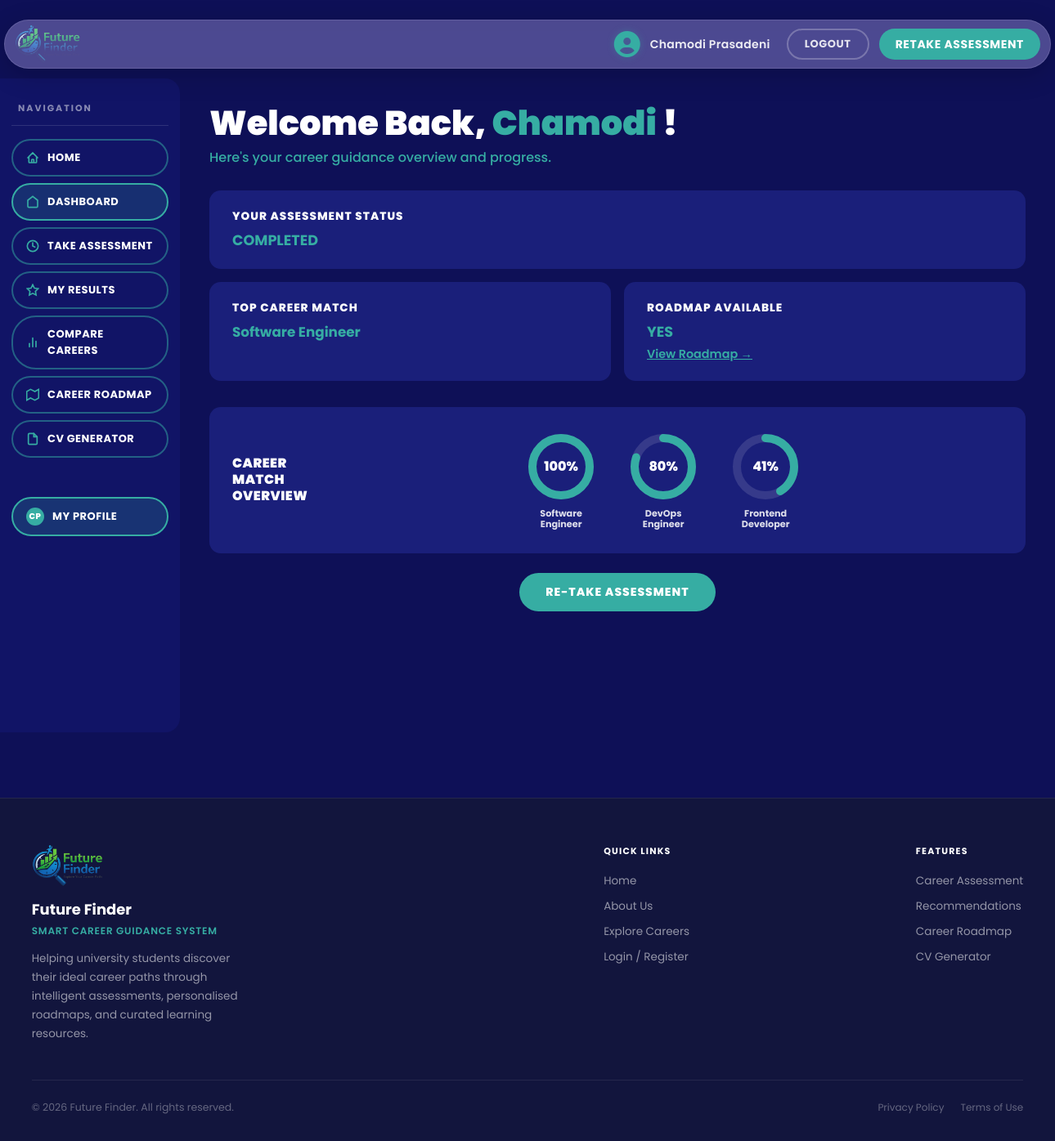
Page /User/dashboard.php (signed in) on the committed database.
### tables this page shows
CREATE TABLE `Careers` (
  `CareerID` int(11) NOT NULL,
  `Title` varchar(100) NOT NULL,
  `Description` text NOT NULL,
  `SalaryRange` varchar(100) NOT NULL,
  `Demand` varchar(50) NOT NULL,
  `Growth` varchar(50) NOT NULL,
  `RequiredEducation` varchar(150) NOT NULL,
  `Industry` varchar(100) NOT NULL
);

CREATE TABLE `Recommendations` (
  `RecommendID` int(11) NOT NULL,
  `AssessmentID` int(11) NOT NULL,
  `CareerID` int(11) NOT NULL,
  `MatchScore` decimal(5,2) DEFAULT NULL,
  `Date` date DEFAULT NULL
);

### User/dashboard.php (the view, shortened to what this page needs)
<?php
require_once '../Includes/db_connection.php';
$userID    = intval($_SESSION['user_id']);
$firstName = htmlspecialchars($_SESSION['first_name'] ?? 'User');
$lastName  = htmlspecialchars($_SESSION['last_name']  ?? '');
$initials  = strtoupper(substr($firstName,0,1) . substr($lastName,0,1));
$latestStmt = mysqli_prepare($conn,
    "SELECT AssessmentID FROM Assessments
     WHERE UserID = ? AND Status = 'completed'
     ORDER BY AssessmentID DESC LIMIT 1"
);
mysqli_stmt_bind_param($latestStmt, 'i', $userID);
mysqli_stmt_execute($latestStmt);
$latest = mysqli_stmt_get_result($latestStmt)->fetch_assoc();
$assessed     = !empty($latest);
$assessmentID = $assessed ? intval($latest['AssessmentID']) : 0;
$recommendations = [];
$topCareerID = 0;
if ($assessed) {
    $rStmt = mysqli_prepare($conn,
        "SELECT c.Title, r.MatchScore, r.CareerID
         FROM Recommendations r
         JOIN Careers c ON c.CareerID = r.CareerID
         WHERE r.AssessmentID = ?
         ORDER BY r.MatchScore DESC LIMIT 3"
    );
    mysqli_stmt_bind_param($rStmt, 'i', $assessmentID);
    mysqli_stmt_execute($rStmt);
    $recommendations = mysqli_fetch_all(mysqli_stmt_get_result($rStmt), MYSQLI_ASSOC);
    $topCareerID = $recommendations[0]['CareerID'] ?? 0;
}
$topCareer  = $recommendations[0]['Title'] ?? null;
$roadmapExists = false;
if ($topCareerID > 0) {
    $roadmapStmt = mysqli_prepare($conn,
        "SELECT COUNT(*) as cnt FROM Roadmap WHERE CareerID = ?"
    );
    mysqli_stmt_bind_param($roadmapStmt, 'i', $topCareerID);
    mysqli_stmt_execute($roadmapStmt);
    $roadmapResult = mysqli_stmt_get_result($roadmapStmt);
    $roadmapRow = mysqli_fetch_assoc($roadmapResult);
    $roadmapExists = ($roadmapRow['cnt'] > 0);
}
?>
<!DOCTYPE html>
<html lang="en">
<head>
</head>
<body>
<?php
    require_once __DIR__ . '/../shared/navbaroptional.php';
?>
<div class="dash-layout">
    <aside class="dash-sidebar">
        <div class="sidebar-label">Navigation</div>
        <a href="/future_finder/index.php" class="sidebar-item">
            <svg viewBox="0 0 24 24" fill="none" stroke-width="2.5" stroke-linecap="round">
                <path d="M3 12l2-2m0 0l7-7 7 7M5 10v10a1 1 0 001 1h3m10-11l2 2m-2-2v10a1 1 0 01-1 1h-3m-6 0a1 1 0 001-1v-4a1 1 0 011-1h2a1 1 0 011 1v4a1 1 0 001 1m-6 0h6"/>
            </svg>
            Home
        </a>
        <a href="dashboard.php"  class="sidebar-item active">
            <svg viewBox="0 0 24 24" fill="none" stroke-width="2.5" stroke-linecap="round">
                <path d="M3 9l9-7 9 7v11a2 2 0 0 1-2 2H5a2 2 0 0 1-2-2z"/>
            </svg>
            Dashboard
        </a>
        <a href="/future_finder/User/before_assessment.php" class="sidebar-item">
            <svg viewBox="0 0 24 24" fill="none" stroke-width="2.5" stroke-linecap="round">
                <circle cx="12" cy="12" r="10"/>
                <polyline points="12 6 12 12 16 14"/>
            </svg>
            Take Assessment
        </a>
        <a href="results.php" class="sidebar-item">
            <svg viewBox="0 0 24 24" fill="none" stroke-width="2.5" stroke-linecap="round">
                <polygon points="12 2 15.09 8.26 22 9.27 17 14.14 18.18 21.02 12 17.77 5.82 21.02 7 14.14 2 9.27 8.91 8.26 12 2"/>
            </svg>
            My Results
        </a>
        <a href="compare.php" class="sidebar-item">
            <svg viewBox="0 0 24 24" fill="none" stroke-width="2.5" stroke-linecap="round">
                <line x1="18" y1="20" x2="18" y2="10"/>
                <line x1="12" y1="20" x2="12" y2="4"/>
                <line x1="6"  y1="20" x2="6"  y2="14"/>
            </svg>
            Compare Careers
        </a>
        <a href="roadmap.php" class="sidebar-item">
            <svg viewBox="0 0 24 24" fill="none" stroke-width="2.5" stroke-linecap="round">
                <polygon points="1 6 1 22 8 18 16 22 23 18 23 2 16 6 8 2 1 6"/>
            </svg>
            Career Roadmap
        </a>
        <a href="cv.php" class="sidebar-item">
            <svg viewBox="0 0 24 24" fill="none" stroke-width="2.5" stroke-linecap="round">
                <path d="M14 2H6a2 2 0 0 0-2 2v16a2 2 0 0 0 2 2h12a2 2 0 0 0 2-2V8z"/>
                <polyline points="14 2 14 8 20 8"/>
            </svg>
            CV Generator
        </a>
        <a href="profile.php" class="sidebar-item profile-item">
            <div class="s-avatar"><?= $initials ?: 'U' ?></div>
            My Profile
        </a>
    </aside>
    <main class="dash-main">
        <div class="welcome-section">
            <h1>Welcome Back, <span><?= $firstName ?></span> !</h1>
            <p>Here's your career guidance overview and progress.</p>
        </div>
        <?php if (!$assessed): ?>
        <div class="info-card" style="margin-bottom:16px;">
            <div class="status-card">
                <div>
                    <div class="card-label">Your Assessment Status</div>
                    <div class="card-value pending">PENDING</div>
                    <div class="card-sub">Start your assessment now 👉</div>
                </div>
                <a href="assessment.php" class="btn-teal">Take Assessment</a>
            </div>
        </div>
        <div class="two-col">
            <div class="info-card">
                <div class="card-label">Top Career Match</div>
                <div class="card-value" style="color:rgba(255,255,255,0.4);font-size:2rem;">-</div>
                <div class="card-sub">Complete Assessment</div>
            </div>
            <div class="info-card">
                <div class="card-label">Roadmap Available</div>
                <div class="card-value no">NO</div>
                <div class="card-sub">Complete Assessment</div>
            </div>
        </div>
        <?php else: ?>
        <div class="info-card" style="margin-bottom:16px;">
            <div class="card-label">Your Assessment Status</div>
            <div class="card-value completed">COMPLETED</div>
        </div>
        <div class="two-col">
            <div class="info-card">
                <div class="card-label">Top Career Match</div>
                <div class="card-value" style="color:var(--primary);font-size:1.05rem;">
                    <?= htmlspecialchars($topCareer ?? '—') ?>
                </div>
            </div>
            <div class="info-card">
                <div class="card-label">Roadmap Available</div>
                <?php if ($roadmapExists): ?>
                    <div class="card-value yes">YES</div>
                    <div class="card-sub"><a href="roadmap.php">View Roadmap →</a></div>
                <?php else: ?>
                    <div class="card-value no">NO</div>
                    <div class="card-sub">No roadmap yet</div>
                <?php endif; ?>
            </div>
        </div>
        <?php if (!empty($recommendations)): ?>
        <div class="overview-card" id="overviewCard">
            <div class="overview-label">Career<br>Match<br>Overview</div>
            <div class="donuts-row" id="donutsRow">
                <?php foreach ($recommendations as $i => $rec): ?>
                <div class="donut-item">
                    <div class="donut-wrap">
                        <svg viewBox="0 0 90 90">
                            <circle class="donut-track" cx="45" cy="45" r="35"/>
                            <circle class="donut-progress"
                                    cx="45" cy="45" r="35"
                                    data-percent="<?= $rec['MatchScore'] ?>"
                                    style="stroke-dasharray: <?= 2 * M_PI * 35 ?>;
                                           stroke-dashoffset: <?= 2 * M_PI * 35 ?>;"/>
                        </svg>
                        <div class="donut-text" id="donut-text-<?= $i ?>">0%</div>
                    </div>
                    <div class="donut-name"><?= htmlspecialchars($rec['Title']) ?></div>
                </div>
                <?php endforeach; ?>
            </div>
        </div>
        <?php endif; ?>
        <div class="retake-row">
            <a href="assessment.php" class="btn-teal">RE-TAKE ASSESSMENT</a>
        </div>
        <?php endif; ?>
    </main>
</div>
<?php require_once __DIR__ . '/../shared/footer.php'; ?>
</body>
</html>

### User/dashboard.php (style rules this page uses)
:root { --bg: #0e1057; --sidebar: #111466; --card: #1a1f7a; --card-lt: #1e2480; --primary: #36ada3; --primary-dk:#2d9a90; --text: #ffffff; --muted: rgba(255,255,255,0.65); --border: rgba(255,255,255,0.12); --radius: 14px; --nav-h: 90px; }
* { box-sizing: border-box; margin: 0; padding: 0; }
body { font-family: 'Poppins', sans-serif; background: var(--bg); color: var(--text); min-height: 100vh; }
.dash-layout { display: flex; min-height: calc(100vh - var(--nav-h)); padding-top: 12px; }
.dash-sidebar { width: 220px; flex-shrink: 0; background: var(--sidebar); border-radius: 0 18px 18px 0; padding: 28px 14px; display: flex; flex-direction: column; gap: 8px; position: sticky; top: 0; height: 100vh; overflow-y: auto; }
.sidebar-label { font-size: 11px; font-weight: 700; letter-spacing: 2px; text-transform: uppercase; color: rgba(255,255,255,0.5); padding: 0 8px 12px; border-bottom: 1px solid var(--border); margin-bottom: 8px; }
.sidebar-item { display: flex; align-items: center; gap: 10px; padding: 11px 16px; border-radius: 30px; border: 2px solid rgba(54,173,163,0.5); background: transparent; color: var(--text); font-family: 'Poppins', sans-serif; font-size: 13px; font-weight: 700; letter-spacing: 0.5px; text-transform: uppercase; text-decoration: none; transition: background 0.2s, border-color 0.2s; cursor: pointer; }
.sidebar-item:hover, .sidebar-item.active { background: rgba(54,173,163,0.18); border-color: var(--primary); }
.sidebar-item svg { width: 16px; height: 16px; stroke: var(--primary); flex-shrink: 0; }
.sidebar-item.profile-item { background: rgba(54,173,163,0.2); border-color: var(--primary); margin-top: 40px; }
.sidebar-item.profile-item .s-avatar { width: 22px; height: 22px; border-radius: 50%; background: var(--primary); display: flex; align-items: center; justify-content: center; font-size: 10px; font-weight: 800; color: #fff; }
.dash-main { flex: 1; padding: 32px 36px 80px; overflow-y: auto; }
.welcome-section { margin-bottom: 28px; }
.welcome-section h1 { font-size: clamp(1.8rem, 3.5vw, 2.6rem); font-weight: 900; color: #fff; line-height: 1.1; margin-bottom: 6px; }
.welcome-section h1 span { color: var(--primary); }
.welcome-section p { font-size: 1rem; color: var(--primary); font-weight: 500; }
.info-card { background: var(--card); border-radius: var(--radius); padding: 22px 28px; margin-bottom: 16px; }
.info-card .card-label { font-size: 0.85rem; font-weight: 800; letter-spacing: 1px; text-transform: uppercase; color: #fff; margin-bottom: 6px; }
.info-card .card-value { font-size: 1.1rem; font-weight: 700; }
.info-card .card-value.completed { color: var(--primary); }
.info-card .card-value.yes { color: var(--primary); }
.info-card .card-sub { font-size: 0.9rem; font-weight: 600; color: rgba(255,255,255,0.75); margin-top: 4px; }
.info-card .card-sub a { color: var(--primary); text-decoration: underline; }
.two-col { display: grid; grid-template-columns: 1fr 1fr; gap: 16px; margin-bottom: 16px; }
.btn-teal { display: inline-flex; align-items: center; justify-content: center; padding: 13px 32px; background: var(--primary); color: #fff; font-family: 'Poppins', sans-serif; font-size: 14px; font-weight: 800; letter-spacing: 1px; text-transform: uppercase; border: none; border-radius: 30px; cursor: pointer; text-decoration: none; transition: background 0.2s, transform 0.15s; white-space: nowrap; }
.overview-card { background: var(--card); border-radius: var(--radius); padding: 28px; display: flex; align-items: center; gap: 20px; flex-wrap: wrap; }
.overview-label { font-size: 1rem; font-weight: 900; color: #fff; line-height: 1.25; text-transform: uppercase; letter-spacing: 0.5px; min-width: 90px; flex-shrink: 0; }
.donuts-row { display: flex; flex-wrap: nowrap; gap: 30px; align-items: center; flex: 1; justify-content: center; }
.donut-item { display: flex; flex-direction: column; align-items: center; gap: 6px; flex: 0 0 auto; width: 95px; }
.donut-wrap { position: relative; width: 90px; height: 90px; }
.donut-wrap svg { width: 90px; height: 90px; transform: rotate(-90deg); }
.donut-text { position: absolute; top: 50%; left: 50%; transform: translate(-50%, -50%); font-size: 1rem; font-weight: 800; color: #fff; text-align: center; line-height: 1; pointer-events: none; }
.donut-name { font-size: 0.7rem; font-weight: 700; color: rgba(255,255,255,0.85); text-align: center; line-height: 1.2; word-break: break-word; max-width: 100%; }
.retake-row { display: flex; justify-content: center; margin-top: 24px; }

### rows in the picture
careers: Title "Software Engineer"
recommendations: CareerID.Title "Software Engineer"
recommendations: CareerID.Title "DevOps Engineer"
recommendations: CareerID.Title "Frontend Developer"

### other values in the picture
$fullName "Chamodi Prasadeni"
$initials ?: 'U' "CP"
$firstName "Chamodi"
